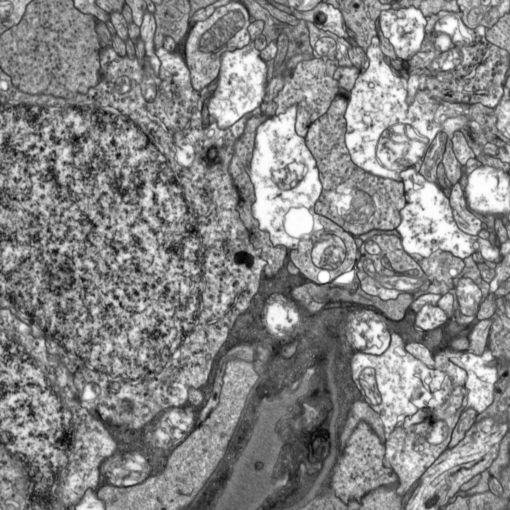
#> input picture cell_images/0001.000.png, 510 x 510 px
$ python problem_4_incorrect.py
#> lines starting #> are read from the running program, lines starting #| are printed output that depends on the picture
################################
## Travis Allen
## CS 6640 Project 3 Problem 4
################################

import numpy as np
import skimage as sk
from skimage import io
from skimage import filters
from skimage import morphology
import matplotlib.pyplot as plt

from numba import jit

## define the functions we will use
## define function to perform phase correlation
def phase_correlation(F,G):
    """Returns real part of phase correlation of two images"""
    ## compute fourier transform of image G
    G_fourier = np.fft.fft2(G)

    ## compute complex conjugate of fourier transform of image F
    F_conj_fourier = np.fft.fft2(F).conj()

    ## compute F*G/(|F*G|)
    correlation_fourier = F_conj_fourier*G_fourier/(np.absolute(F_conj_fourier*G_fourier))

    ## low pass filter the result
    # correlation_fourier = gaussian_lowpass(correlation_fourier,20,0)

    ## compute inverse fourier transform to find phase correlation
    correlation = (np.fft.ifft2(correlation_fourier)) ## np.fft.fftshift

    ## we only want the real part of the phase correlation. return it
    size = np.shape(correlation)
    correlation_real = np.zeros((size[0],size[1]))
    correlation_real = correlation.real

    return correlation_real

## define function to maximum of phase correlation
def max_phase_correlation(F,G):
    """Computes the maximal element in the phase correlation of two images"""
    ## compute phase correlation of the two images
    correlation = phase_correlation(F,G)

    ## find maxiumum phase correlation, return it
    maximum_phase_correlation = np.amax(correlation)
    return maximum_phase_correlation

def overlap(pc_real,F,G):
    ## find the indices of the maximal element of the phase correlation, call them lambda_y and lambda_x
    index = np.unravel_index(np.argmax(pc_real, axis=None), pc_real.shape)
    lambda_y = index[0]
    lambda_x = index[1]

    ## now compute the phase correlations of each region
    size = np.shape(pc_real)
    m = size[0]
    n = size[1]
    ml = m-lambda_y
    nl = n-lambda_x
    max_correlation = np.zeros((4,1))

    ## region 0 ------------------------------------------------------------------------
    region0_image1 = np.zeros((lambda_y,lambda_x))
    region0_image2 = np.zeros((lambda_y,lambda_x))
    if (lambda_x > 0 and lambda_y > 0):
        ## populate according to convention described in report
        region0_image1[0:-1,0:-1] = G[ml:-1,nl:-1]
        region0_image2[0:-1,0:-1] = F[0:lambda_y-1,0:lambda_x-1]

        ## compute phase correlation if region is larger than 0

        region_0_phase_correlation = phase_correlation(region0_image1,region0_image2)

        ## find the maximal element of the phase correlation and store it
        max_correlation[0] = np.amax(region_0_phase_correlation.real)
    else:
        max_correlation[0] = 0

    ## region 1 ------------------------------------------------------------------------
    region1_image1 = np.zeros((lambda_y,nl))
    region1_image2 = np.zeros((lambda_y,nl))

    if (lambda_x > 0 and lambda_y > 0):
        ## populate according to convention described in report
        region1_image1[0:-1,0:-1] = G[ml:-1,0:nl-1]
        region1_image2[0:-1,0:-1] = F[0:lambda_y-1,lambda_x:-1]

        ## compute phase correlation
        region_1_phase_correlation = phase_correlation(region1_image1,region1_image2)

        ## find the maximal element of the phase correlation and store it
        max_correlation[1] = np.amax(region_1_phase_correlation.real)

    else:
        max_correlation[1] = 0

    ## region 2 ------------------------------------------------------------------------
    region2_image1 = np.zeros((ml,lambda_x))
    region2_image2 = np.zeros((ml,lambda_x))

    if (lambda_x > 0 and lambda_y > 0):
        ## populate according to convention described in report
        region2_image1[0:-1,0:-1] = G[0:ml-1,nl:-1]
        region2_image2[0:-1,0:-1] = F[lambda_y:-1,0:lambda_x-1]

        ## compute phase correlation
        region_2_phase_correlation = phase_correlation(region2_image1,region2_image2)

        ## find the maximal element of the phase correlation and store it
        max_correlation[2] = np.amax(region_2_phase_correlation.real)
    else:
        max_correlation[2] = 0

    ## region 3 ------------------------------------------------------------------------
    region3_image1 = np.zeros((ml,nl))
    region3_image2 = np.zeros((ml,nl))

    ## populate according to convention described in report
    region3_image1[0:-1,0:-1] = G[0:ml-1,0:nl-1]
    region3_image2[0:-1,0:-1] = F[lambda_y:-1,lambda_x:-1]

    ## compute phase correlation
    region_3_phase_correlation = phase_correlation(region3_image1,region3_image2)

    ## find the maximal element of the phase correlation and store it
    max_correlation[3] = np.amax(region_3_phase_correlation.real)

    ## now find the index of the maximum correlation. This will correspond to the region.
    max_idx = np.unravel_index(np.argmax(max_correlation, axis=None), max_correlation.shape)

    ## now create the canvas depending on the index.
    if (max_idx[0] == 0):
        ## create canvas
        # canvas = np.ones((2*m-lambda_y,2*n-lambda_x))*127

        ## now plot the images in the right places
        # canvas[0:m,0:n] = G
        # G_index = [m,n]

        ## how far away from the origin of image G do we place image F
        F_index = [ml,nl]

    elif (max_idx[0] == 1):
        ## create canvas
        # canvas = np.ones((2*m-lambda_y,n+lambda_x))*127

        ## now plot the images in the right places
        # canvas[ml:-1,0:n] = G
        # G_index = [ml,0]
        # canvas[0:m,lambda_x:-1] = F
        # F_index = [0,lambda_x]

        ## how far away from the origin of image G do we place image F
        F_index = [-ml,lambda_x]

    elif (max_idx[0] == 2):
        ## create canvas
        # canvas = np.ones((m+lambda_y,2*n-lambda_x))*127

        ## now plot the images in the right places
        # canvas[lambda_y-1:-1,0:n] = G
        # G_index = [lambda_y-1,0]
        # canvas[0:m,nl-1:-1] = F
        # F_index = [0,nl]

        ## how far away from the origin of image G do we place image F
        F_index = [lambda_y,-nl]


    elif (max_idx[0] == 3):
        ## create canvas
        # canvas = np.ones((m+lambda_y,n+lambda_x))*127

        ## now plot the images in the right places
        # canvas[lambda_y-1:-1,lambda_x-1:-1] = G
        # G_index = [lambda_y-1,lambda_x-1]
        # canvas[0:m,0:n] = F
        # F_index = [0,0]

        ## how far away from the origin of image G do we place image F
        F_index = [-lambda_y,-lambda_x]

    # return lambdas
    return F_index

## read the images. this is a cumbersome way but it works
img_0 = io.imread('cell_images/0001.000.png',as_gray=True)
#> img_0 is the input picture: shape (510, 510); min 0, max 255, mean 134
img_1 = io.imread('cell_images/0001.001.png',as_gray=True)
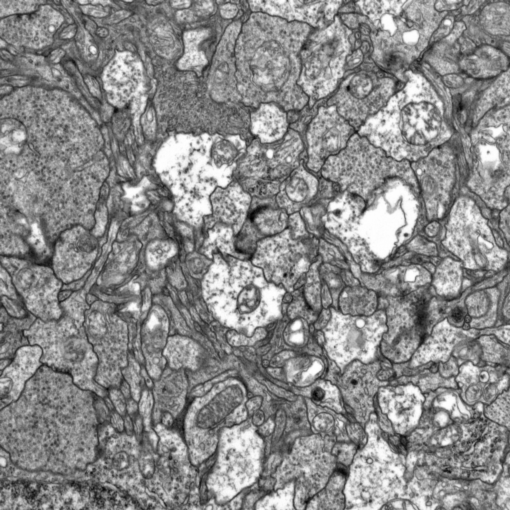
#> input picture cell_images/0001.001.png, 510 x 510 px
#> img_1 is the input picture: shape (510, 510); min 0, max 255, mean 137.8
img_2 = io.imread('cell_images/0001.002.png',as_gray=True)
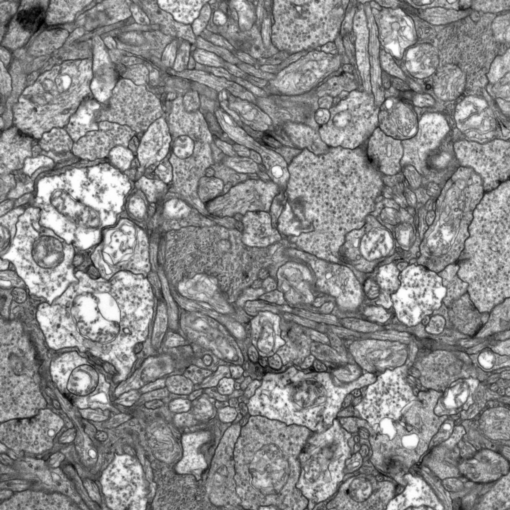
#> input picture cell_images/0001.002.png, 510 x 510 px
#> img_2 is the input picture: shape (510, 510); min 0, max 255, mean 137.9
img_3 = io.imread('cell_images/0001.004.png',as_gray=True)
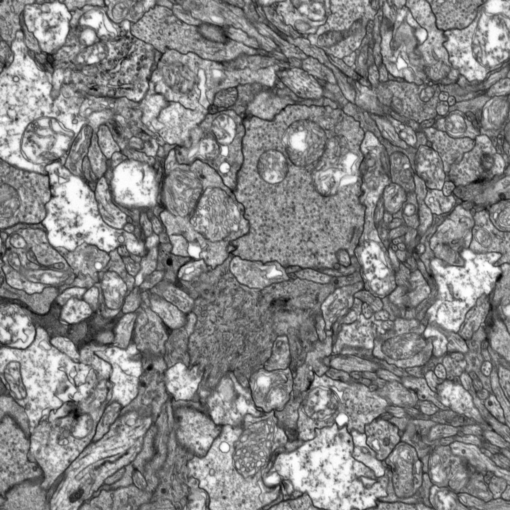
#> input picture cell_images/0001.004.png, 510 x 510 px
#> img_3 is the input picture: shape (510, 510); min 0, max 255, mean 134.1
img_4 = io.imread('cell_images/0001.005.png',as_gray=True)
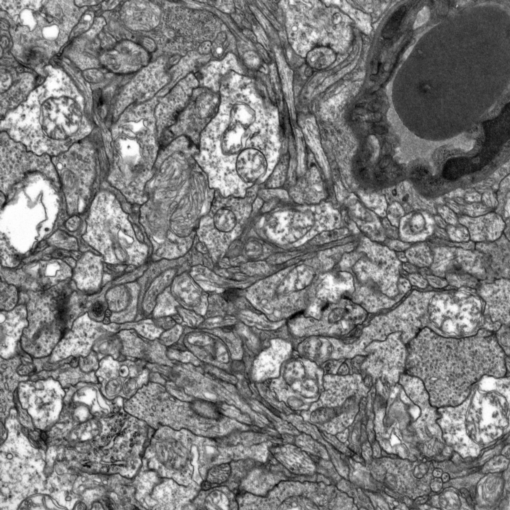
#> input picture cell_images/0001.005.png, 510 x 510 px
#> img_4 is the input picture: shape (510, 510); min 0, max 255, mean 124.4
img_5 = io.imread('cell_images/0001.006.png',as_gray=True)
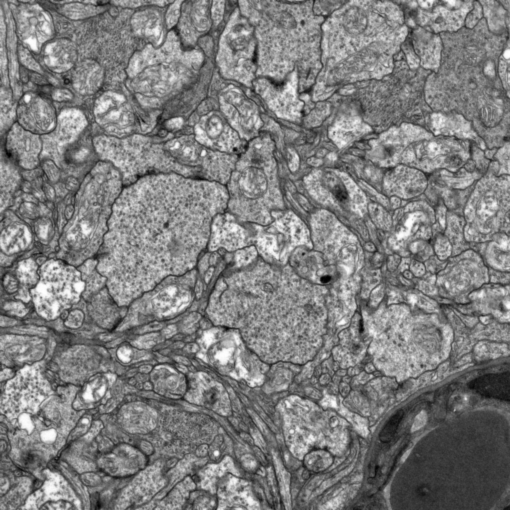
#> input picture cell_images/0001.006.png, 510 x 510 px
#> img_5 is the input picture: shape (510, 510); min 0, max 255, mean 126.8

num_images = 6

## find the shape of each image
sizes = np.zeros((6,2))
sizes[0,:] = np.shape(img_0)
sizes[1,:] = np.shape(img_1)
sizes[2,:] = np.shape(img_2)
sizes[3,:] = np.shape(img_3)
sizes[4,:] = np.shape(img_4)
sizes[5,:] = np.shape(img_5)

## determine if they are the same size
if ((np.amax(sizes[:,0]) != np.amin(sizes[:,0])) or (np.amax(sizes[:,1]) != np.amin(sizes[:,1]))):
    ## if this is the case, then at least one image is not as big as the biggest image
    print("Error: images not of same dimension")
else:
    ## execute as planned
    ## create a 3D array to store the images
    img_array = np.zeros((int(sizes[0,0]),int(sizes[0,1]),6))

    ## fill it with the images
    img_array[:,:,0] = img_0
    img_array[:,:,1] = img_1
    img_array[:,:,2] = img_2
    img_array[:,:,3] = img_3
    img_array[:,:,4] = img_4
    img_array[:,:,5] = img_5

    ## Create array to store pair information
    pairs = np.zeros((10,5))

    ## compute the maximum phase correlation of each image wrt image 0
    max_0 = np.zeros((num_images-1,1))
    for i in range(num_images-1):
        max_0[i] = max_phase_correlation(img_array[:,:,0],img_array[:,:,i+1])

    ## find the index of the maximum of these maxima, as well as the value
    index_pair_0 = np.unravel_index(np.argmax(max_0, axis=None), max_0.shape)
    supremum = max_0[index_pair_0]

    ## store the pair information
    pairs[0,0] = 0                  ## base image
    pairs[0,1] = index_pair_0[0]    ## paired image
    pairs[0,2] = supremum           ## phase correlation supremum

    ## check to see if there are any other pairs with 0
    delta = 0.5*supremum
    counts = 1

    ## loop through maximum phase correlations with image 0. Dont need to include image 0
    for i in range((num_images-1)):
        ## if the maximum phase correlation is in the allowed interval and is not a previously added pair, add it to pairs
        if (max_0[i] > (supremum-delta) and (i !=pairs[0,1])):
            ## the image is a pair with image 0
            pairs[counts,0] = 0
            pairs[counts,1] = i+1
            pairs[counts,2] = max_0[i]
            counts += 1

    ## now compute the phase correlations with respect to image 1. Don't need to include image 0 or image 1
    max_1 = np.zeros((num_images-2,1))
    for i in range(num_images-2):
        max_1[i] = max_phase_correlation(img_array[:,:,1],img_array[:,:,i+2])

    for i in range((num_images-2)):
        ## if the maximum phase correlation is in the allowed interval
        if (max_1[i] > (supremum-delta)):
            ## the image is a pair with image 1
            pairs[counts,0] = 1
            pairs[counts,1] = i+2
            pairs[counts,2] = max_1[i]
            counts += 1

    ## now compute the phase correlations with respect to image 2. Don't need to include image 0, 1, or 2
    max_2 = np.zeros((num_images-3,1))
    for i in range(num_images-3):
        max_2[i] = max_phase_correlation(img_array[:,:,2],img_array[:,:,i+3])

    for i in range((num_images-3)):
        ## if the maximum phase correlation is in the allowed interval
        if (max_2[i] > (supremum-delta)):
            ## the image is a pair with image 1
            pairs[counts,0] = 2
            pairs[counts,1] = i+3
            pairs[counts,2] = max_2[i]
            counts += 1

    ## now compute the phase correlations with respect to image 3. Don't need to include image 0, 1, 2, or 3
    max_3 = np.zeros((num_images-4,1))
    for i in range(num_images-4):
        max_3[i] = max_phase_correlation(img_array[:,:,3],img_array[:,:,i+4])

    for i in range((num_images-4)):
        ## if the maximum phase correlation is in the allowed interval
        if (max_3[i] > (supremum-delta)):
            ## the image is a pair with image 1
            pairs[counts,0] = 3
            pairs[counts,1] = i+4
            pairs[counts,2] = max_3[i]
            counts += 1

    ## now compute the phase correlations with respect to image 4. Don't need to include image 0, 1, 2, 3, 4
    max_4 = np.zeros((num_images-5,1))
    for i in range(num_images-5):
        max_4[i] = max_phase_correlation(img_array[:,:,4],img_array[:,:,i+5])

    for i in range((num_images-5)):
        ## if the maximum phase correlation is in the allowed interval
        if (max_4[i] > (supremum-delta)):
            ## the image is a pair with image 1
            pairs[counts,0] = 4
            pairs[counts,1] = i+5
            pairs[counts,2] = max_4[i]
            counts += 1

    ## now we have found all of the pairs. Find the number of nonzero rows in pairs
    pair_shape = np.shape(pairs)
    row_count = 1
    for i in range(pair_shape[1]):
        if (pairs[i,2] != 0):
            row_count +=1

    ## build new pairs array, fill it
    pairs_exact = np.zeros((row_count,5))
    pairs_exact[:,0:5] = pairs[0:row_count,:]

    print(pairs_exact)

    ## now find the overlap of each pair
    for i in range(row_count):
        ## compute phase correlation of image in col 0 and col 1 at this row of pairs_exact
        pc = phase_correlation(img_array[:,:,int(pairs_exact[i,0])],img_array[:,:,int(pairs_exact[i,1])])

        ## Determine the placement coordinates with respect to the first image argument
        F_I = overlap(pc,img_array[:,:,int(pairs_exact[i,0])],img_array[:,:,int(pairs_exact[i,1])])

        ## store the coordinates in pairs_exact
#> (the run stopped early here; a loop or call above may not have finished)
